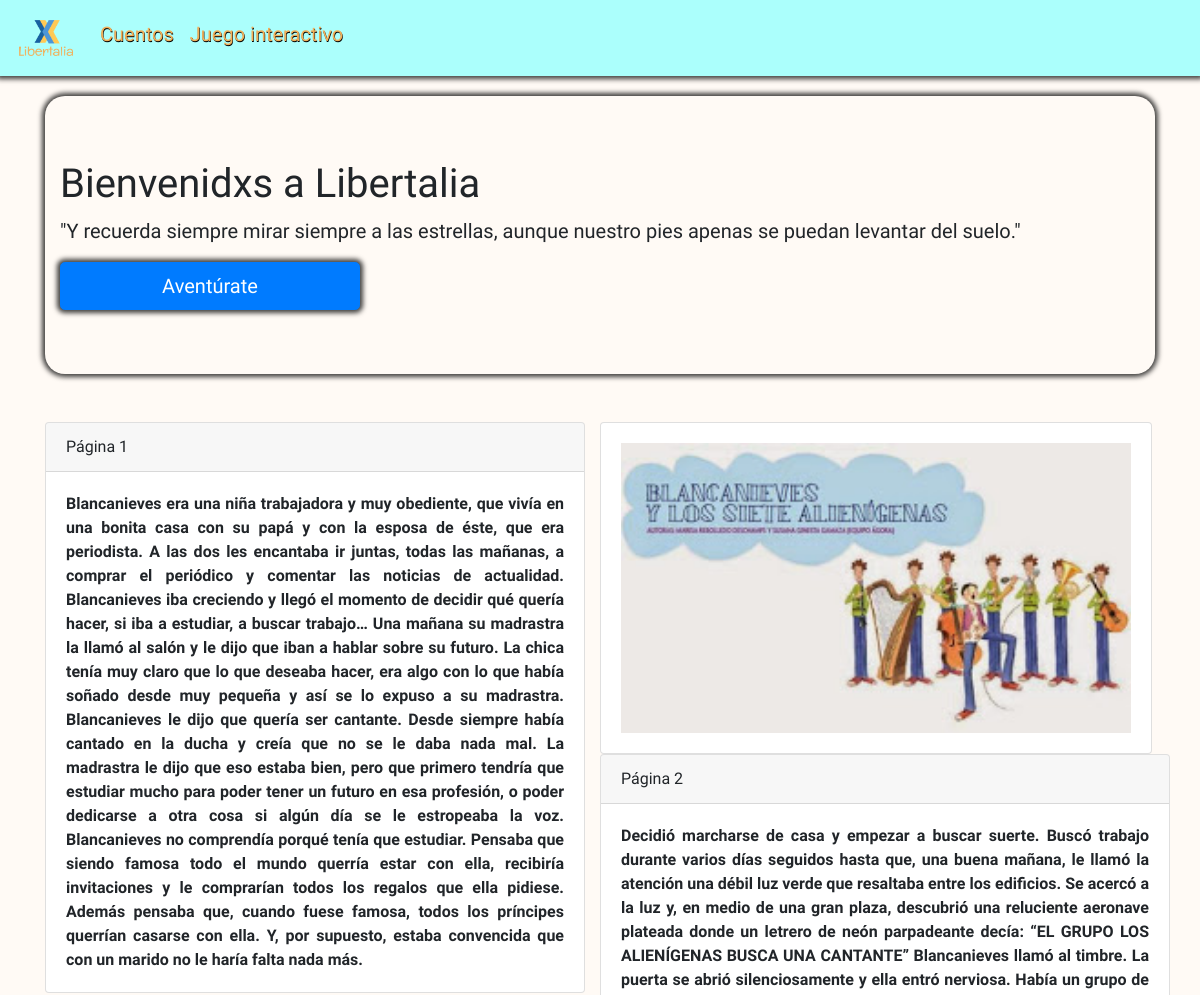
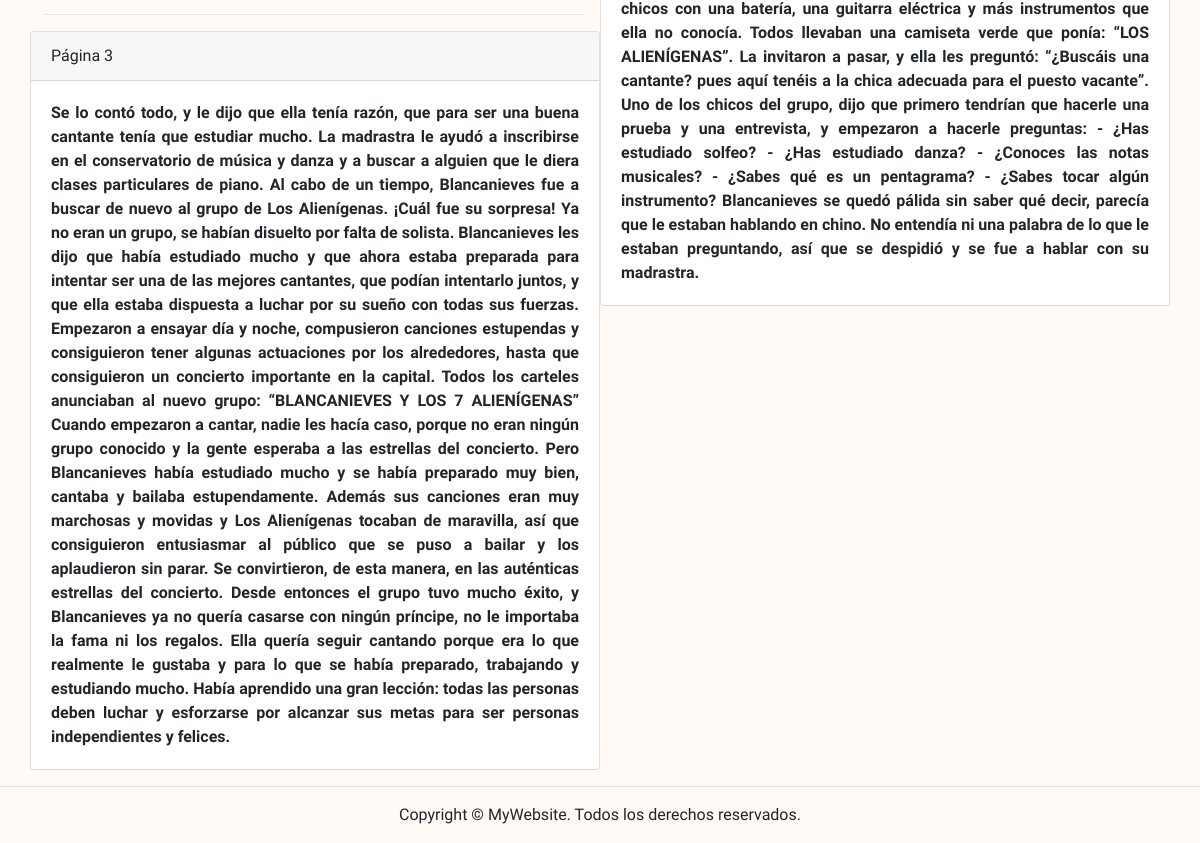
Screenshot of /thessia/detail/6/ with the database file from the repository (2 pictures, top to bottom).
### thessia/models.py (models this page shows, shortened)
class Cuento(CommonInfo):
    title = models.CharField('titulo', max_length=50)
    author = models.CharField('autor', max_length=200)
    description = models.CharField('descripcion', max_length=500)
    image = models.ImageField('imagen', blank=True, null=True, upload_to=image_upload_location)
    pages = models.IntegerField('paginas', default=0)
    fpage = models.CharField('ppagina', max_length=10000, default='nada')
    spage =  models.CharField('spagina', max_length=10000, default='nada')
    tpage =  models.CharField('tpagina', max_length=10000, default='nada')
    class Meta():
        verbose_name="Cuento"
        verbose_name_plural="Cuentos"
        ordering=['-title']

### thessia/views.py (the view)
# urls.py: url(r'^detail/(?P<id>\d+)/$', thessia_detail_view, name='thessia-detail-view'),
def thessia_detail_view(request, id, *args, **kwargs):
    context = {
        'cuento': Cuento.objects.get(id=id)
    }
    return render(request, 'thessia_detail_view.html', context)

### thessia/Templates/thessia_detail_view.html
{% extends 'base.html' %}
{% load static %}
{% block content %}
<div class="container pt-3">
  <div class="row">
    <div class="col-sm-6" align="justify">
      <div class="card">
        <div class="card-header">Página 1</div>
          <div class="card-body">
            <b>
            {{ cuento.fpage }}
            </b>
          </div>
      </div>
      <hr>
      <div class="row">
        <div class="card">
          <div class="card-header">Página 3</div>
            <div class="card-body">
              <b>
                {{ cuento.tpage }}
              </b>
            </div>
        </div>
      </div>
    </div>
      <div class="col-sm-6">
        <div class="row" >
          <div class="card">
            <div class="card-body">
              <img src="{{ cuento.image.url }}" height="290px" width="510px">
            </div>
          </div>
        </div>
      <div class="row">
        <div class="card">
          <div class="card-header">Página 2</div>
              <div class="card-body" align="justify">
                <b>
                  {{ cuento.spage }}
                </b>
              </div>
        </div>
      </div>
      </div>
    </div>
  </div>
{% endblock %}

### beer_warehouse/static/css/style_body_interactive.css (style rules this page uses)
body { font-family: 'Pangolin', cursive; background-color: #fffaf5; overflow-x: hidden; }

### beer_warehouse/static/css/style_one_.css (style rules this page uses)
body { background-color: #fffaf5; }

### rows the page displays
Cuento: fpage "Blancanieves era una niña trabajadora y muy obediente, que vivía en una bonita casa con su papá y con la esposa de éste, que era periodista. A las dos les encantaba ir juntas, todas las mañanas, a comprar el periódico y comentar las noticias de actualidad. Blancanieves iba creciendo y llegó el momento de decidir qué quería hacer, si iba a estudiar, a buscar trabajo… Una mañana su madrastra la llamó al salón y le dijo que iban a hablar sobre su futuro. La chica tenía muy claro que lo que deseaba hacer, era algo con lo que había soñado desde muy pequeña y así se lo expuso a su madrastra. Blancanieves le dijo que quería ser cantante. Desde siempre había cantado en la ducha y creía que no se le…", tpage "Se lo contó todo, y le dijo que ella tenía razón, que para ser una buena cantante tenía que estudiar mucho. La madrastra le ayudó a inscribirse en el conservatorio de música y danza y a buscar a alguien que le diera clases particulares de piano. Al cabo de un tiempo, Blancanieves fue a buscar de nuevo al grupo de Los Alienígenas. ¡Cuál fue su sorpresa! Ya no eran un grupo, se habían disuelto por falta de solista. Blancanieves les dijo que había estudiado mucho y que ahora estaba preparada para intentar ser una de las mejores cantantes, que podían intentarlo juntos, y que ella estaba dispuesta a luchar por su sueño con todas sus fuerzas. Empezaron a ensayar día y noche, compusieron canciones…", image (picture), spage "Decidió marcharse de casa y empezar a buscar suerte. Buscó trabajo durante varios días seguidos hasta que, una buena mañana, le llamó la atención una débil luz verde que resaltaba entre los edificios. Se acercó a la luz y, en medio de una gran plaza, descubrió una reluciente aeronave plateada donde un letrero de neón parpadeante decía: “EL GRUPO LOS ALIENÍGENAS BUSCA UNA CANTANTE” Blancanieves llamó al timbre. La puerta se abrió silenciosamente y ella entró nerviosa. Había un grupo de chicos con una batería, una guitarra eléctrica y más instrumentos que ella no conocía. Todos llevaban una camiseta verde que ponía: “LOS ALIENÍGENAS”. La invitaron a pasar, y ella les preguntó: “¿Buscáis una…"
